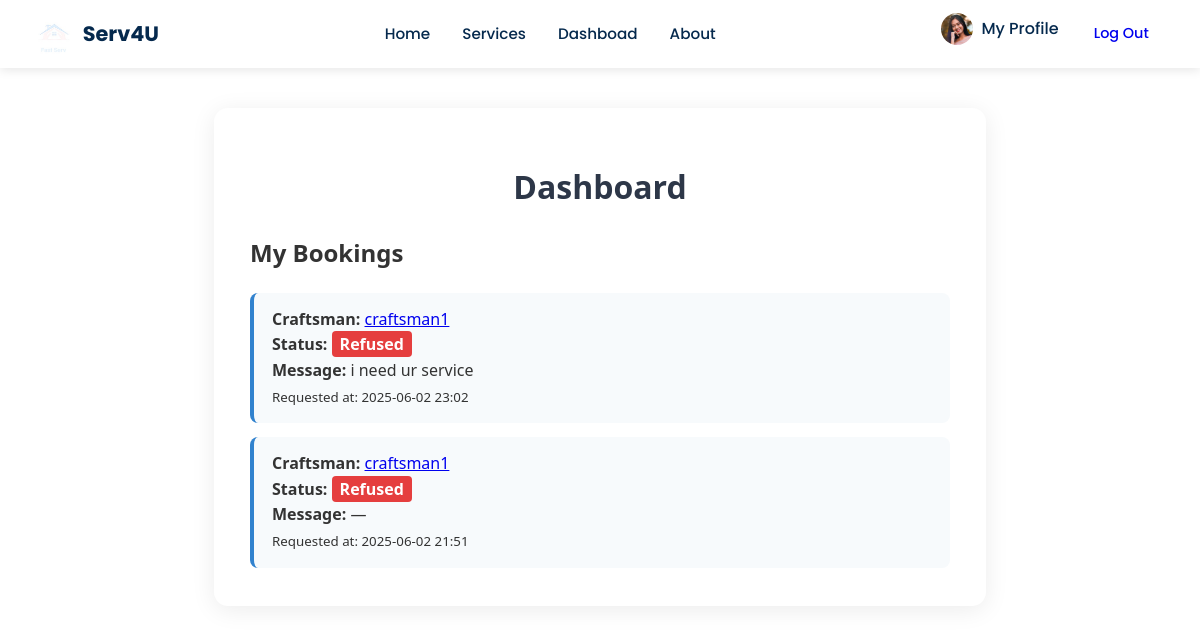
Page /dashboard/ (signed in) on the committed database.
### accounts/models.py (models this page shows, shortened)
class CustomUser(AbstractUser): # table for users
    is_craftsman = models.BooleanField(default=False)
    phone = models.CharField(
        max_length=15,
        unique=True,
        blank=True,
        null=True,
        validators=[
            RegexValidator(
                regex=EGYPT_PHONE_REGEX,
                message="Phone number must be Egyptian (e.g.: +201234567890, 01234567890, or 1234567890)"
            )
        ],
        help_text="Enter Egyptian number (e.g.: +201234567890 or 01234567890)"
    )
    photo = models.ImageField(upload_to="users", blank=True, null=True)
    governorate = models.CharField(max_length=50,choices=GOVERNORATE_CHOICES, blank=True, null=True)
    city = models.CharField(max_length=50, blank=True, null=True)
    class Meta:
        db_table = "Users"

### craftsmen/models.py (models this page shows, shortened)
class BookingRequest(models.Model):
    craftsman = models.ForeignKey('Craftsman', on_delete=models.CASCADE, related_name='booking_requests')
    user = models.ForeignKey(get_user_model(), on_delete=models.CASCADE, related_name='booking_requests')
    message = models.TextField(blank=True)
    status = models.CharField(max_length=10, choices=[('pending', 'Pending'), ('accepted', 'Accepted'), ('refused', 'Refused')], default='pending')
    created_at = models.DateTimeField(auto_now_add=True)

class Craftsman(models.Model):
    user = models.OneToOneField(CustomUser, on_delete=models.CASCADE, primary_key=True)
    photo = models.ImageField(upload_to="craftsmen", blank=True, null=True)
    service = models.ForeignKey(
        'services.Service',
        related_name='craftsmen',
        on_delete=models.SET_NULL,
        blank=True,
        null=True,
    )
    bio = models.TextField(blank=True, null=True)
    governorate = models.CharField(max_length=50,choices=GOVERNORATE_CHOICES, blank=True, null=True)
    city = models.CharField(max_length=50, null=True, blank=True)
    experience_years = models.PositiveIntegerField(blank=True, null=True)
    certifications = models.TextField(blank=True, null=True)
    rating = models.DecimalField(max_digits=3, decimal_places=2, default=0.0)  # For avg ratings
    is_verified = models.BooleanField(default=False)  # Admin-approved craftsmen
    followers = models.ManyToManyField(get_user_model(), related_name='followed_craftsmen', blank=True)
    class Meta:
        db_table = "craftsmen"
        ordering = ["-rating"]

### pages/views.py (the view, shortened to what this page needs)
# urls.py: path("dashboard/", views.DashboardView.as_view(), name="dashboard"),
class DashboardView(LoginRequiredMixin, TemplateView):
    template_name = "pages/dashboard.html"
    def get_context_data(self, **kwargs):
        context = super().get_context_data(**kwargs)
        user = self.request.user
        is_craftsman = hasattr(user, 'craftsman')
        context['is_craftsman'] = is_craftsman
        if is_craftsman:
            context['received_bookings'] = BookingRequest.objects.filter(
                craftsman=user.craftsman
            ).select_related('user').order_by('-created_at')
        else:
            context['bookings'] = BookingRequest.objects.filter(
                user=user
            ).select_related('craftsman__user').order_by('-created_at')
        return context

### pages/context_processors.py (called while the page is built)
def craftsman_context(request):
    craftsman = None
    if request.user.is_authenticated:
        try:
            craftsman = request.user.craftsman
        except (AttributeError, Craftsman.DoesNotExist):
            craftsman = None
    return {'craftsman': craftsman}

### pages/templates/pages/dashboard.html (shortened to what this page needs)
{% extends "pages/_base.html" %}
{% load static %}
{% block style %}
<link rel="stylesheet" href="{% static 'pages/dashboard.css' %}">
{% endblock style %}
{% block content %}
<div class="dashboard-container">
    <h1 class="dashboard-title">Dashboard</h1>
    {% if is_craftsman %}
        <h2>Booking Requests For Your Services</h2>
        {% if received_bookings %}
            <ul class="booking-list">
                {% for booking in received_bookings %}
                    <li class="booking-item">
                        <div class="booking-user-info">
                            {% if booking.user.photo %}
                                <img src="{{ booking.user.photo.url }}" alt="{{ booking.user.username }}" class="booking-user-photo">
                            {% else %}
                                <div class="booking-user-photo placeholder">{{ booking.user.username|slice:":1"|upper }}</div>
                            {% endif %}
                            <div>
                                <strong>{{ booking.user.username }}</strong><br>
                                <span><b>Phone:</b> {{ booking.user.phone|default:"—" }}</span><br>
                                <span><b>Governorate:</b> {{ booking.user.governorate|default:"—" }}</span><br>
                                <span><b>City:</b> {{ booking.user.city|default:"—" }}</span>
                            </div>
                        </div>
                        <div>
                            <strong>Message:</strong> {{ booking.message|default:"—" }}
                        </div>
                        <div>
                            <strong>Status:</strong>
                            {% if booking.status == "accepted" %}
                                <span class="booking-status accepted">Accepted</span>
                            {% elif booking.status == "refused" %}
                                <span class="booking-status refused">Refused</span>
                            {% else %}
                                <span class="booking-status pending">Pending</span>
                            {% endif %}
                        </div>
                        <div>
                            <small>Requested at: {{ booking.created_at|date:"Y-m-d H:i" }}</small>
                        </div>
                        {% if booking.status == "pending" %}
                        <form method="post" style="margin-top:8px;">
                            {% csrf_token %}
                            <button type="submit" name="accept_booking" value="{{ booking.id }}" class="dashboard-btn accept">Accept</button>
                            <button type="submit" name="refuse_booking" value="{{ booking.id }}" class="dashboard-btn refuse">Refuse</button>
                        </form>
                        {% endif %}
                    </li>
                {% endfor %}
            </ul>
        {% else %}
            <p>No booking requests yet.</p>
        {% endif %}
    {% else %}
        <h2>My Bookings</h2>
        {% if bookings %}
            <ul class="booking-list">
                {% for booking in bookings %}
                    <li class="booking-item">
                        <div>
                            <strong>Craftsman:</strong>
                            <a href="{% url 'craftsman_detail' booking.craftsman.pk %}">
                                {{ booking.craftsman.user.username }}
                            </a>
                        </div>
                        <div>
                            <strong>Status:</strong>
                            {% if booking.status == "accepted" %}
                                <span class="booking-status accepted">Accepted</span>
                            {% elif booking.status == "refused" %}
                                <span class="booking-status refused">Refused</span>
                            {% else %}
                                <span class="booking-status pending">Pending</span>
                            {% endif %}
                        </div>
                        <div>
                            <strong>Message:</strong> {{ booking.message|default:"—" }}
                        </div>
                        <div>
                            <small>Requested at: {{ booking.created_at|date:"Y-m-d H:i" }}</small>
                        </div>
                    </li>
                {% endfor %}
            </ul>
        {% else %}
            <p>You have not booked any craftsmen yet.</p>
        {% endif %}
    {% endif %}
</div>
{% endblock content %}

### pages/templates/pages/_base.html (shortened to what this page needs)
<!DOCTYPE html>
{% load static %}
<html lang="en">
    <head>
        <link rel="stylesheet" href="{% static 'pages/_base.css' %}">
        <link rel="stylesheet" href="https://cdnjs.cloudflare.com/ajax/libs/font-awesome/6.4.0/css/all.min.css">
        {% block style %}
        {% endblock style %}
    </head>
    <body>
        <header>
            <nav>
                <a href="{% url 'home' %}" class="logo-link">
                <img src="{% static 'pages/images/logo1.jpg' %}" alt="Serv4U Logo" class="logo-img">
                <span class="logo-text">Serv4U</span>
                </a>
                <div class="nav-links">
                <ul>
                    <li><a href="{% url 'home' %}">Home</a></li>
                    <li><a href="{% url 'service_list' %}">Services</a></li>
                    <li><a href="{% url 'dashboard' %}">Dashboad</a></li>
                    <li><a href="{% url 'about' %}">About</a></li>
                </ul>
                </div>
                <div class="auth-links">
                <ul>
                    {% if user.is_authenticated %}
                    <li class="profile-dropdown">
                        <a href="{% url 'profile' %}" class="profile-link">
                        {% if user.photo %}
                            <img src="{{ user.photo.url }}" class="profile-img">
                        {% elif craftsman.photo %}
                            <img src="{{ craftsman.photo.url }}" class="profile-img">
                        {% endif %}
                        <span>My Profile</span>
                        </a>
                    </li>
                    <li>
                        <a href="{% url 'account_logout' %}" class="auth-btn logout-btn">Log Out</a>
                    </li>
                    {% endif %}
                </ul>
                </div>
            </nav>
        </header>
        <main>
            {% block content %}{% endblock content %}
        </main>
    </body>
</html>

### pages/static/pages/_base.css (style rules this page uses)
body { font-family: 'Poppins', sans-serif; margin: 0; color: #333; line-height: 1.6; }
header { background-color: #ffffff; box-shadow: 0 2px 10px rgba(0, 0, 0, 0.1); position: sticky; top: 0; z-index: 1000; padding: 0.8rem 0; }
nav { display: flex; align-items: center; justify-content: space-between; max-width: 1200px; margin: 0 auto; padding: 0 2rem; }
.logo-link { display: flex; align-items: center; gap: 0.5rem; text-decoration: none; }
.logo-img { height: 40px; transition: transform 0.3s ease; }
.logo-text { font-size: 1.3rem; font-weight: 700; color: #05294d; margin: 0; }
.nav-links { display: flex; gap: 1.5rem; }
.nav-links ul { display: flex; gap: 2rem; list-style: none; margin: 0; padding: 0; }
.nav-links a { color: #05294d; text-decoration: none; font-weight: 500; font-size: 0.95rem; position: relative; padding: 0.5rem 0; transition: color 0.3s ease; }
.nav-links a::after { content: ''; position: absolute; bottom: 0; left: 0; width: 0; height: 2px; background-color: #dc3545; transition: width 0.3s ease; }
.auth-links ul { display: flex; gap: 1rem; list-style: none; margin: 0; padding: 0; }
.auth-btn { display: inline-block; padding: 0.6rem 1.2rem; border-radius: 6px; font-weight: 500; text-decoration: none; transition: all 0.3s ease; font-size: 0.9rem; }
.profile-dropdown { position: relative; }
.profile-link { display: flex; align-items: center; gap: 0.5rem; color: #05294d; text-decoration: none; font-weight: 500; }
.profile-img { width: 32px; height: 32px; border-radius: 50%; object-fit: cover; }

### pages/static/pages/dashboard.css (style rules this page uses)
.dashboard-container { max-width: 700px; margin: 40px auto; background: #fff; border-radius: 14px; box-shadow: 0 4px 24px rgba(0,0,0,0.08); padding: 32px 36px 24px 36px; font-family: 'Segoe UI', Arial, sans-serif; }
.dashboard-title { text-align: center; margin-bottom: 22px; color: #2d3748; font-weight: 700; }
.booking-list { list-style: none; padding: 0; margin: 0; }
.booking-item { background: #f7fafc; border-radius: 8px; padding: 14px 18px; margin-bottom: 14px; border-left: 4px solid #3182ce; }
.booking-status { font-weight: bold; padding: 2px 8px; border-radius: 4px; }
.booking-status.refused { color: #fff; background: #e53e3e; }

### rows in the picture
CustomUser: photo (picture)
BookingRequest: craftsman.user.username "craftsman1", status "Refused", message "i need ur service", created_at "2025-06-02 23:02"
BookingRequest: craftsman.user.username "craftsman1", status "Refused", message "—", created_at "2025-06-02 21:51"
